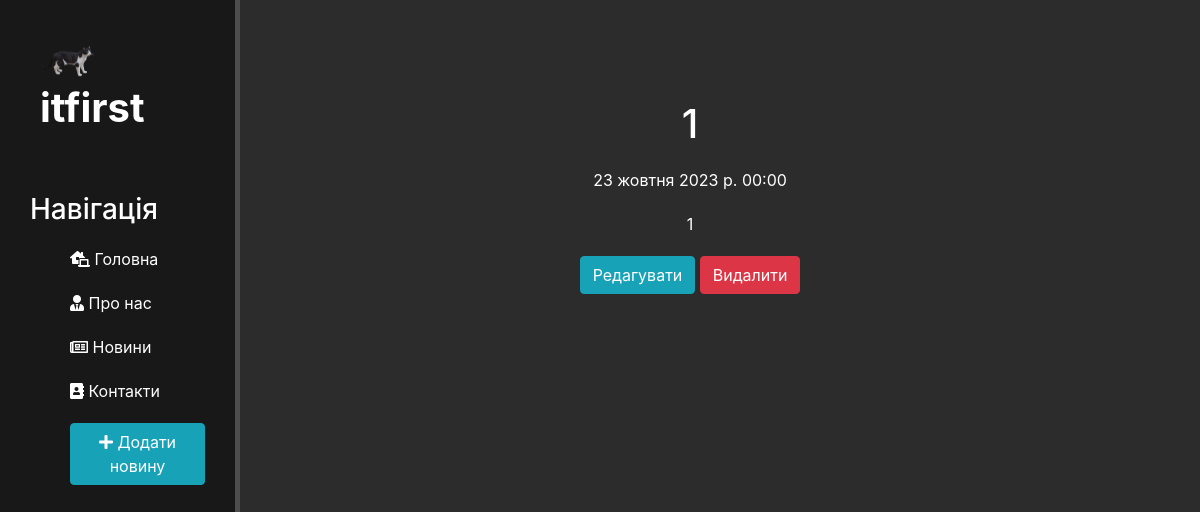
Screenshot of /news/4/ with the database file from the repository.
### news/models.py (models this page shows, shortened)
class Articles(models.Model):
    title = models.CharField('Назва', max_length=50)
    anons = models.CharField('Анонс', max_length=250)
    full_text = models.TextField('Стаття')
    date = models.DateTimeField('Дата публікації')
    class Meta:
        verbose_name = 'Новина'
        verbose_name_plural = 'Новини'

### news/views.py (the view)
# urls.py: path('<int:pk>/', views.NewsDetail.as_view(), name='news_detail'),  # Add a trailing slash for consistency
class NewsDetail(DetailView):
    model = Articles
    template_name = 'news/details_view.html'
    context_object_name = 'article'

### news/templates/news/details_view.html (shortened to what this page needs)
{% extends 'main/layout.html' %}
{% block content %}
    <div class="features">
        <h1>{{ article.title }}</h1>
      <p>{{ article.date }}</p>
      <p>{{ article.full_text }}</p>
        <a href="{% url 'news_delete' article.id %}" class="btn btn-info">Редагувати</a>
        <a href="{% url 'news_update' article.id %}" class="btn btn-danger">Видалити</a>
    </div>
{% endblock %}

### main/static/main/css/main.css (style rules this page uses)
body { background: #2c2c2c; }
main .features { float: left; color: #fff; margin-top: 100px; text-align: center; width: 75%; }
main .features h1 { font-size: 50xp; }
main .features p { max-width: 400xp; margin: 20px auto }

### rows the page displays
Articles: title "1", date "23 жовтня 2023 р. 00:00", full_text "1"
